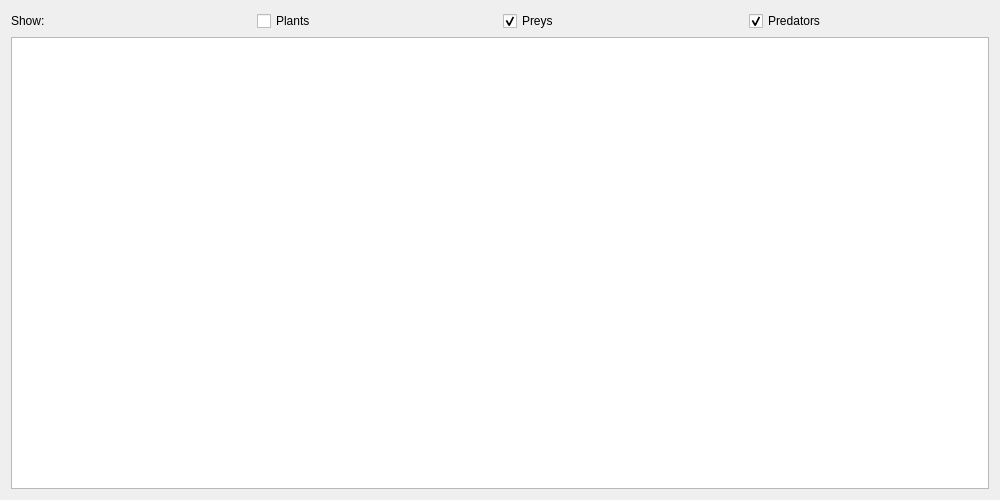
<?xml version="1.0" encoding="UTF-8"?>
<ui version="4.0">
 <class>StatsWindow</class>
 <widget class="QDialog" name="StatsWindow">
  <property name="geometry">
   <rect>
    <x>0</x>
    <y>0</y>
    <width>1000</width>
    <height>500</height>
   </rect>
  </property>
  <property name="sizePolicy">
   <sizepolicy hsizetype="Preferred" vsizetype="Preferred">
    <horstretch>0</horstretch>
    <verstretch>0</verstretch>
   </sizepolicy>
  </property>
  <property name="windowTitle">
   <string>Dialog</string>
  </property>
  <layout class="QVBoxLayout" name="verticalLayout">
   <item>
    <layout class="QHBoxLayout" name="horizontalLayout">
     <item>
      <widget class="QLabel" name="ShowLabel">
       <property name="text">
        <string>Show: </string>
       </property>
      </widget>
     </item>
     <item>
      <widget class="QCheckBox" name="plantsCheckBox">
       <property name="text">
        <string>Plants</string>
       </property>
       <property name="checked">
        <bool>false</bool>
       </property>
      </widget>
     </item>
     <item>
      <widget class="QCheckBox" name="preysCheckBox">
       <property name="text">
        <string>Preys</string>
       </property>
       <property name="checked">
        <bool>true</bool>
       </property>
      </widget>
     </item>
     <item>
      <widget class="QCheckBox" name="predatorsCheckBox">
       <property name="text">
        <string>Predators</string>
       </property>
       <property name="checked">
        <bool>true</bool>
       </property>
      </widget>
     </item>
    </layout>
   </item>
   <item>
    <widget class="QTableView" name="tableView"/>
   </item>
  </layout>
 </widget>
 <resources/>
 <connections/>
</ui>
